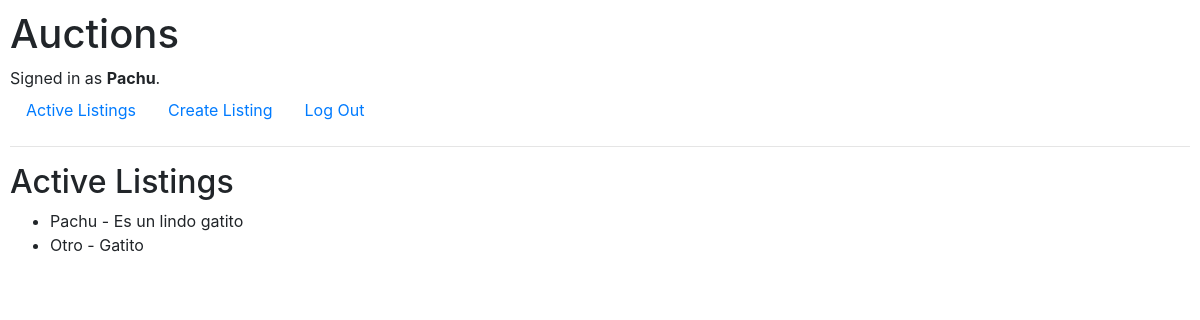
Page / (signed in) on the committed database.
### auctions/models.py (models this page shows, shortened)
class User(AbstractUser):
    birthday = models.DateTimeField(blank=True, null=True)

class Listing(models.Model):
    title = models.CharField(max_length=64)
    description = models.CharField(max_length=512)
    starting_bid = models.FloatField()
    image_url = models.SlugField(max_length=150, default=None)
    category = models.CharField(max_length=64, choices=CATEGORIES)
    user = models.ForeignKey(User, on_delete=models.CASCADE, related_name="owner_user")
    starting_date = models.DateTimeField(default=django.utils.timezone.now, verbose_name='starting date')
    closing_date = models.DateTimeField(default=django.utils.timezone.now, verbose_name='closing date')
    is_closed = models.BooleanField(default=False)

### auctions/views.py (the view)
# urls.py: path("", views.index, name="index"),
def index(request):
    return render(request, "auctions/index.html", {
        "listings": Listing.objects.all()
    })

### auctions/templates/auctions/index.html
{% extends "auctions/layout.html" %}
{% block body %}
    <h2>Active Listings</h2>
    <ul>
        {% for listing in listings %}
            <li>{{ listing.title }} - {{ listing.description }}</li>
        {% endfor %}
    </ul>
{% endblock %}

### auctions/templates/auctions/layout.html (shortened to what this page needs)
{% load static %}
<!DOCTYPE html>
<html lang="en">
    <head>
        <link rel="stylesheet" href="https://stackpath.bootstrapcdn.com/bootstrap/4.4.1/css/bootstrap.min.css">
        <link href="{% static 'auctions/styles.css' %}" rel="stylesheet">
    </head>
    <body>
        <h1>Auctions</h1>
        <div>
            {% if user.is_authenticated %}
                Signed in as <strong>{{ user.username }}</strong>.
            {% else %}
                Not signed in.
            {% endif %}
        </div>
        <ul class="nav">
            <li class="nav-item">
                <a class="nav-link" href="{% url 'index' %}">Active Listings</a>
            </li>
            {% if user.is_authenticated %}
                <li class="nav-item">
                    <a class="nav-link" href="{% url 'create_listing' %}">Create Listing</a>
                </li>
                <li class="nav-item">
                    <a class="nav-link" href="{% url 'logout' %}">Log Out</a>
                </li>
            {% endif %}
        </ul>
        <hr>
        {% block body %}
        {% endblock %}
    </body>
</html>

### auctions/static/auctions/styles.css (style rules this page uses)
body { padding: 10px; }

### rows in the picture
User: username "Pachu"
Listing: title "Pachu", description "Es un lindo gatito"
Listing: title "Otro", description "Gatito"
